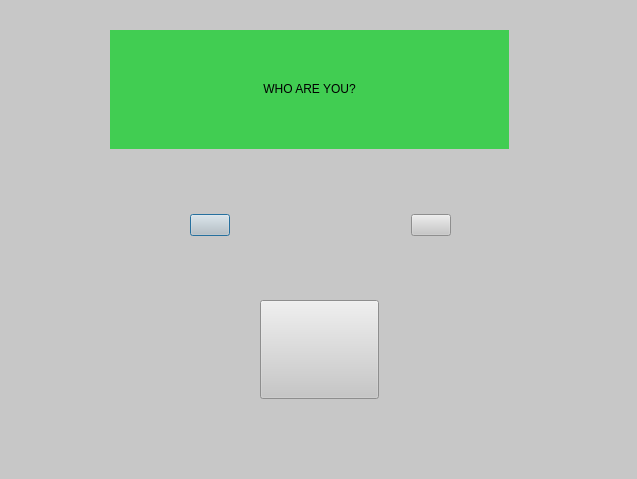
<?xml version="1.0" encoding="UTF-8"?>
<ui version="4.0">
 <class>Initial</class>
 <widget class="QDialog" name="Initial">
  <property name="geometry">
   <rect>
    <x>0</x>
    <y>0</y>
    <width>637</width>
    <height>479</height>
   </rect>
  </property>
  <property name="windowTitle">
   <string>Welcome</string>
  </property>
  <property name="styleSheet">
   <string notr="true">background-color: rgb(199, 199, 199);</string>
  </property>
  <widget class="QLabel" name="label">
   <property name="geometry">
    <rect>
     <x>110</x>
     <y>30</y>
     <width>399</width>
     <height>119</height>
    </rect>
   </property>
   <property name="styleSheet">
    <string notr="true">background-color: rgb(65, 205, 82);
font: 24pt &quot;Comic Sans MS&quot;;</string>
   </property>
   <property name="text">
    <string>&lt;html&gt;&lt;head/&gt;&lt;body&gt;&lt;p align=&quot;center&quot;&gt;        WHO ARE YOU?&lt;/p&gt;&lt;/body&gt;&lt;/html&gt;</string>
   </property>
  </widget>
  <widget class="QWidget" name="gridLayoutWidget">
   <property name="geometry">
    <rect>
     <x>190</x>
     <y>170</y>
     <width>261</width>
     <height>111</height>
    </rect>
   </property>
   <layout class="QGridLayout" name="gridLayout">
    <item row="1" column="1">
     <spacer name="horizontalSpacer">
      <property name="orientation">
       <enum>Qt::Horizontal</enum>
      </property>
      <property name="sizeHint" stdset="0">
       <size>
        <width>40</width>
        <height>20</height>
       </size>
      </property>
     </spacer>
    </item>
    <item row="1" column="0">
     <widget class="QPushButton" name="Teacher">
      <property name="toolTip">
       <string>&lt;html&gt;&lt;head/&gt;&lt;body&gt;&lt;p&gt;&lt;span style=&quot; font-size:12pt; font-weight:600;&quot;&gt;Teacher&lt;/span&gt;&lt;/p&gt;&lt;/body&gt;&lt;/html&gt;</string>
      </property>
      <property name="text">
       <string/>
      </property>
      <property name="icon">
       <iconset>
        <normaloff>../Images/teacher.JPG</normaloff>../Images/teacher.JPG</iconset>
      </property>
      <property name="iconSize">
       <size>
        <width>90</width>
        <height>90</height>
       </size>
      </property>
     </widget>
    </item>
    <item row="1" column="2">
     <widget class="QPushButton" name="Student">
      <property name="toolTip">
       <string>&lt;html&gt;&lt;head/&gt;&lt;body&gt;&lt;p&gt;&lt;span style=&quot; font-size:12pt; font-weight:600;&quot;&gt;Student&lt;/span&gt;&lt;/p&gt;&lt;/body&gt;&lt;/html&gt;</string>
      </property>
      <property name="text">
       <string/>
      </property>
      <property name="icon">
       <iconset>
        <normaloff>../Images/student.JPG</normaloff>../Images/student.JPG</iconset>
      </property>
      <property name="iconSize">
       <size>
        <width>90</width>
        <height>90</height>
       </size>
      </property>
     </widget>
    </item>
   </layout>
  </widget>
  <widget class="QPushButton" name="Library">
   <property name="geometry">
    <rect>
     <x>260</x>
     <y>300</y>
     <width>119</width>
     <height>99</height>
    </rect>
   </property>
   <property name="toolTip">
    <string>&lt;html&gt;&lt;head/&gt;&lt;body&gt;&lt;p&gt;&lt;span style=&quot; font-size:12pt; font-weight:600;&quot;&gt;Library&lt;/span&gt;&lt;/p&gt;&lt;/body&gt;&lt;/html&gt;</string>
   </property>
   <property name="text">
    <string/>
   </property>
   <property name="icon">
    <iconset>
     <normaloff>../Images/download.png</normaloff>../Images/download.png</iconset>
   </property>
   <property name="iconSize">
    <size>
     <width>90</width>
     <height>90</height>
    </size>
   </property>
  </widget>
 </widget>
 <resources/>
 <connections/>
</ui>
